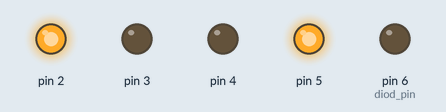
Recording of a sketch running on a simulated Arduino Uno, built with avr-gcc and run on an emulated ATmega328P. Shown: output pins drawn as LEDs (lit = HIGH).

Above: at 0.5 s.
At 2.2 s:
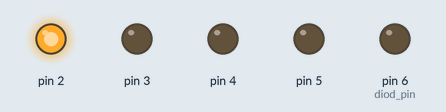
At 2.7 s:
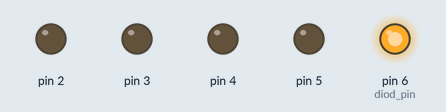
At 5.0 s:
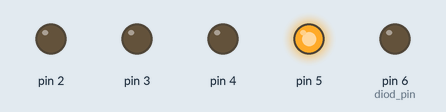
At 7.2 s:
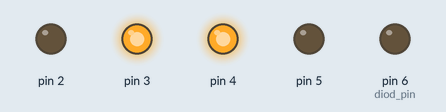
Timing chart, 0 to 8.7 s (numbered marks = the images above):
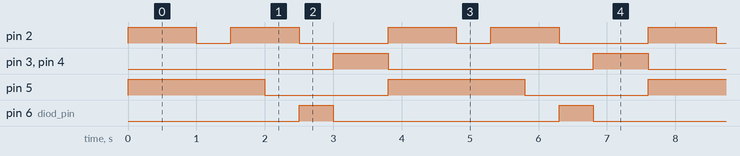

The sketch:

listing_7_3.ino
```cpp
#include "motor.h"
int diod_pin = 6;
// Функция инициализации, выполняется один раз.
void setup()
{
  // Переменные – номера контактов (пинов) Arduino.
  // Для левых и правых моторов машинки.
  setup_motor_system(2, 3, 5, 4);
  //переводим пин светодиода в режим вывода.
  pinMode(diod_pin, OUTPUT);
  //гасим светодиод.
  digitalWrite(diod_pin, 0);
  // Двигатели остановлены.
  _stop();
}
//===============================================
// Основная программа.
void loop()
{
  // Пример движения робота задан жестко в программе
  // и повторяется в цикле.
  forward(); // едет вперед 1 секунду.
  delay(1000);
  forward_left(); // поворачивает налево 0,5 секунд.
  delay(500);
  forward(); // едет вперед 0,5 секунд.
  delay(500);
  forward_right(); // поворачивает направо 0,5 секунд.
  delay(500);
  //Включаем светодиод.
  digitalWrite(diod_pin, 1);
  _stop();
  delay(500);
  //Гасим светодиод.
  digitalWrite(diod_pin, 0);
  backward(); // движется назад 0,8 секунд.
  delay(800);
}
```

motor.h
```cpp
// Объявляем переменные для хранения состояния двух моторов.
int motor_L1, motor_L2;
int motor_R1, motor_R2;
//===============================================
// Функция инициализации управления моторами.
void setup_motor_system(int L1, int  L2, int  R1, int R2)
{
  // Заносятся в переменные номера контактов (пинов) Arduino.
  motor_L1=L1; motor_L2=L2;
  // Для левых и правых моторов робота.
  motor_R1=R1; motor_R2=R2;
  // Переводятся указанные порты в состояние вывода данных.
  pinMode(motor_L1, OUTPUT);
  pinMode(motor_L2, OUTPUT);
  pinMode(motor_R1, OUTPUT);
  pinMode(motor_R2, OUTPUT);
}
//===============================================
// движение вперед.
void forward()
{
    // Если двигатель будет работать не в ту сторону,
    // поменять на нем контакты местами.
    digitalWrite(motor_L1, HIGH);
    digitalWrite(motor_L2,LOW);
    digitalWrite(motor_R1, HIGH);
    digitalWrite(motor_R2,LOW);
}
//===============================================
// Поворот налево с блокировкой левых колес.
void forward_left()
{
  // блокировка вращения левых колес.
    digitalWrite(motor_L1, LOW);
    digitalWrite(motor_L2, LOW);
   // правые колеса вращаются.
    digitalWrite(motor_R1, HIGH);
    digitalWrite(motor_R2, LOW);
}
//===============================================
// Поворот направо с блокировкой правых колес.
void forward_right()
{
  // левые колеса вращаются.
    digitalWrite(motor_L1, HIGH);
    digitalWrite(motor_L2, LOW);
    // блокировка вращения правых колес.
    digitalWrite(motor_R1, LOW);
    digitalWrite(motor_R2, LOW);
}
// Включаем движение назад.
void backward()
{
    // Смена направления вращения двигателей.
    digitalWrite(motor_L2, HIGH);
    digitalWrite(motor_L1,LOW);
    digitalWrite(motor_R2, HIGH);
    digitalWrite(motor_R1,LOW);
}
//===============================================
void _stop()
{
    // Блокировка всех колес.
    digitalWrite(motor_L2, LOW);
    digitalWrite(motor_L1,LOW);
    digitalWrite(motor_R2, LOW);
    digitalWrite(motor_R1,LOW);
}
```

Measured:
- by itself, pin 2: repeats every 3.8 s: LOW 0.50 s, HIGH 1.0 s, LOW 1.3 s, HIGH 1.0 s
- by itself, pin 3, pin 4: alternates HIGH for 0.80 s and LOW for 3.0 s
- by itself, pin 5: alternates HIGH for 2.0 s and LOW for 1.8 s
- by itself, pin 6 (diod_pin): alternates HIGH for 0.50 s and LOW for 3.3 s
